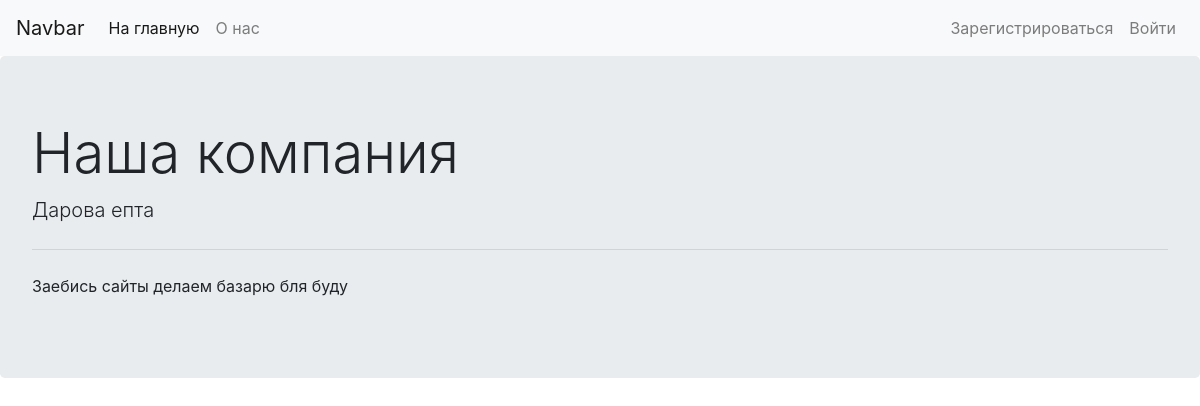
The page /about/ on the database its author committed.
### app/models.py (models this page shows, shortened)
class About(models.Model):
    short_description = models.TextField()
    full_description = models.TextField()

### app/views.py (the view)
# urls.py: path('about/', views.about),
def about(request):
    info = About.objects.first()
    context = {
        'short_description': info.short_description,
        'full_description': info.full_description
    }
    return render(request, 'about.html', context)

### templates/about.html (shortened to what this page needs)
<!DOCTYPE html>
<html lang="en">
  <head>
    <link rel="stylesheet" href="https://stackpath.bootstrapcdn.com/bootstrap/4.3.1/css/bootstrap.min.css">
  </head>
  <body>
   <nav class="navbar navbar-expand-lg navbar-light bg-light">
  <a class="navbar-brand" href="#">Navbar</a>
  <div class="collapse navbar-collapse" id="navbarSupportedContent">
    <ul class="navbar-nav mr-auto">
      <li class="nav-item active">
        <a class="nav-link" href="/">На главную <span class="sr-only">(current)</span></a>
      </li>
      <li class="nav-item">
        <a class="nav-link" href="/about/">О нас</a>
      </li>
    </ul>
    <ul class="navbar-nav ustify-content-end">
        {% if user.is_authenticated %}
      <li class="nav-item ">
          <a href="/accounts/logout/" class="nav-link">Выйти</a>
      </li>
        {% else %}
      <li class="nav-item ">
          <a href="/register/" class="nav-link">Зарегистрироваться</a>
      </li>
      <li class="nav-item ">
          <a href="/accounts/login/" class="nav-link">Войти</a>
      </li>
        {% endif %}
    </ul>
  </div>
</nav>
<div class="jumbotron">
  <h1 class="display-4">Наша компания</h1>
  <p class="lead">{{ short_description }}</p>
  <hr class="my-4">
  <p>{{ full_description }}</p>
</div>
  </body>
</html>

### rows shown on the page
About: short_description "Дарова епта", full_description "Заебись сайты делаем базарю бля буду"
